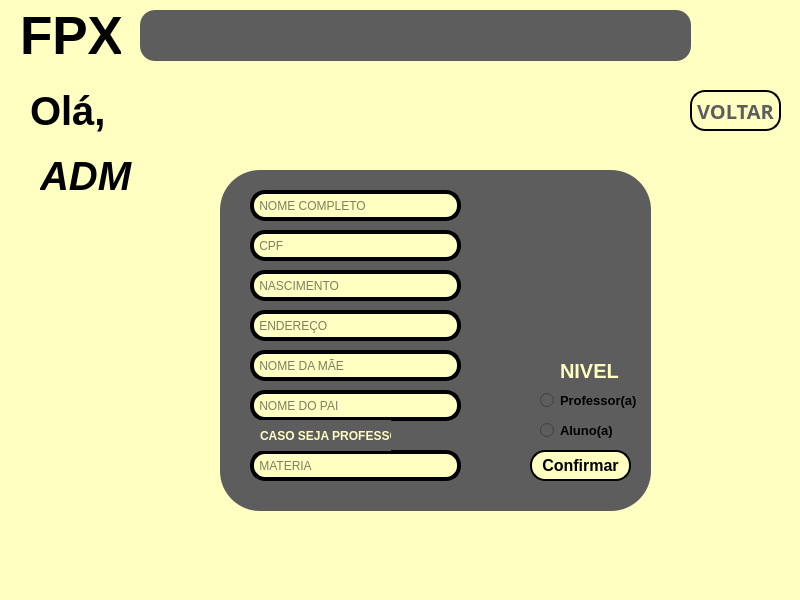
<?xml version="1.0" encoding="UTF-8"?>
<ui version="4.0">
 <class>MainWindow</class>
 <widget class="QMainWindow" name="MainWindow">
  <property name="geometry">
   <rect>
    <x>0</x>
    <y>0</y>
    <width>800</width>
    <height>600</height>
   </rect>
  </property>
  <property name="windowTitle">
   <string>MainWindow</string>
  </property>
  <property name="styleSheet">
   <string notr="true">background-color: rgb(254, 255, 193);</string>
  </property>
  <widget class="QWidget" name="centralwidget">
   <widget class="QPushButton" name="pushButton">
    <property name="geometry">
     <rect>
      <x>690</x>
      <y>90</y>
      <width>91</width>
      <height>41</height>
     </rect>
    </property>
    <property name="font">
     <font>
      <family>Yu Gothic</family>
      <pointsize>15</pointsize>
      <weight>75</weight>
      <italic>false</italic>
      <bold>true</bold>
     </font>
    </property>
    <property name="styleSheet">
     <string notr="true">color: rgb(93, 93, 93);
border-style: outset;
border-width: 2px;
border-radius: 15px;
border-color: black;
</string>
    </property>
    <property name="text">
     <string>VOLTAR</string>
    </property>
   </widget>
   <widget class="QLabel" name="label">
    <property name="geometry">
     <rect>
      <x>20</x>
      <y>10</y>
      <width>101</width>
      <height>51</height>
     </rect>
    </property>
    <property name="font">
     <font>
      <pointsize>40</pointsize>
      <weight>75</weight>
      <bold>true</bold>
     </font>
    </property>
    <property name="text">
     <string>FPX</string>
    </property>
   </widget>
   <widget class="QLabel" name="label_2">
    <property name="geometry">
     <rect>
      <x>30</x>
      <y>80</y>
      <width>131</width>
      <height>61</height>
     </rect>
    </property>
    <property name="font">
     <font>
      <pointsize>30</pointsize>
      <weight>75</weight>
      <bold>true</bold>
     </font>
    </property>
    <property name="text">
     <string>Olá, </string>
    </property>
   </widget>
   <widget class="QLabel" name="label_4">
    <property name="geometry">
     <rect>
      <x>710</x>
      <y>0</y>
      <width>71</width>
      <height>71</height>
     </rect>
    </property>
    <property name="text">
     <string/>
    </property>
    <property name="pixmap">
     <pixmap>D:/downloads/profile-user (2).png</pixmap>
    </property>
   </widget>
   <widget class="QLabel" name="label_3">
    <property name="geometry">
     <rect>
      <x>40</x>
      <y>150</y>
      <width>131</width>
      <height>51</height>
     </rect>
    </property>
    <property name="font">
     <font>
      <pointsize>30</pointsize>
      <weight>75</weight>
      <italic>true</italic>
      <bold>true</bold>
     </font>
    </property>
    <property name="text">
     <string>ADM</string>
    </property>
   </widget>
   <widget class="QFrame" name="frame_2">
    <property name="geometry">
     <rect>
      <x>220</x>
      <y>170</y>
      <width>431</width>
      <height>341</height>
     </rect>
    </property>
    <property name="styleSheet">
     <string notr="true">background-color: rgb(93, 93, 93);
border-radius: 40px;
border-style: outset;
border- width: 4px;</string>
    </property>
    <property name="frameShape">
     <enum>QFrame::StyledPanel</enum>
    </property>
    <property name="frameShadow">
     <enum>QFrame::Raised</enum>
    </property>
    <widget class="QLineEdit" name="lineEdit">
     <property name="geometry">
      <rect>
       <x>30</x>
       <y>20</y>
       <width>211</width>
       <height>31</height>
      </rect>
     </property>
     <property name="styleSheet">
      <string notr="true">background-color: rgb(254, 255, 193);
border-radius: 15px;
border-style: outset;
border-width: 4px;</string>
     </property>
     <property name="placeholderText">
      <string> NOME COMPLETO</string>
     </property>
    </widget>
    <widget class="QLineEdit" name="lineEdit_2">
     <property name="geometry">
      <rect>
       <x>30</x>
       <y>60</y>
       <width>211</width>
       <height>31</height>
      </rect>
     </property>
     <property name="styleSheet">
      <string notr="true">background-color: rgb(254, 255, 193);
border-radius: 15px;
border-style: outset;
border-width: 4px;</string>
     </property>
     <property name="placeholderText">
      <string> CPF</string>
     </property>
    </widget>
    <widget class="QLineEdit" name="lineEdit_3">
     <property name="geometry">
      <rect>
       <x>30</x>
       <y>100</y>
       <width>211</width>
       <height>31</height>
      </rect>
     </property>
     <property name="styleSheet">
      <string notr="true">background-color: rgb(254, 255, 193);
border-radius: 15px;
border-style: outset;
border-width: 4px;</string>
     </property>
     <property name="placeholderText">
      <string> NASCIMENTO</string>
     </property>
    </widget>
    <widget class="QRadioButton" name="radioButton">
     <property name="geometry">
      <rect>
       <x>320</x>
       <y>220</y>
       <width>101</width>
       <height>20</height>
      </rect>
     </property>
     <property name="font">
      <font>
       <pointsize>10</pointsize>
       <weight>75</weight>
       <bold>true</bold>
      </font>
     </property>
     <property name="text">
      <string>Professor(a)</string>
     </property>
    </widget>
    <widget class="QRadioButton" name="radioButton_2">
     <property name="geometry">
      <rect>
       <x>320</x>
       <y>250</y>
       <width>101</width>
       <height>20</height>
      </rect>
     </property>
     <property name="font">
      <font>
       <pointsize>10</pointsize>
       <weight>75</weight>
       <bold>true</bold>
      </font>
     </property>
     <property name="text">
      <string>Aluno(a)</string>
     </property>
    </widget>
    <widget class="QPushButton" name="pushButton_2">
     <property name="geometry">
      <rect>
       <x>310</x>
       <y>280</y>
       <width>101</width>
       <height>31</height>
      </rect>
     </property>
     <property name="font">
      <font>
       <pointsize>12</pointsize>
       <weight>75</weight>
       <bold>true</bold>
      </font>
     </property>
     <property name="styleSheet">
      <string notr="true">background-color: rgb(254, 255, 193);
border-style: outset;
border-width: 2px;
border-radius: 15px;
border-color: black;
</string>
     </property>
     <property name="text">
      <string>Confirmar</string>
     </property>
    </widget>
    <widget class="QLineEdit" name="lineEdit_4">
     <property name="geometry">
      <rect>
       <x>30</x>
       <y>140</y>
       <width>211</width>
       <height>31</height>
      </rect>
     </property>
     <property name="styleSheet">
      <string notr="true">background-color: rgb(254, 255, 193);
border-radius: 15px;
border-style: outset;
border-width: 4px;</string>
     </property>
     <property name="placeholderText">
      <string> ENDEREÇO</string>
     </property>
    </widget>
    <widget class="QLineEdit" name="lineEdit_5">
     <property name="geometry">
      <rect>
       <x>30</x>
       <y>180</y>
       <width>211</width>
       <height>31</height>
      </rect>
     </property>
     <property name="styleSheet">
      <string notr="true">background-color: rgb(254, 255, 193);
border-radius: 15px;
border-style: outset;
border-width: 4px;</string>
     </property>
     <property name="placeholderText">
      <string> NOME DA MÃE</string>
     </property>
    </widget>
    <widget class="QLineEdit" name="lineEdit_6">
     <property name="geometry">
      <rect>
       <x>30</x>
       <y>220</y>
       <width>211</width>
       <height>31</height>
      </rect>
     </property>
     <property name="styleSheet">
      <string notr="true">background-color: rgb(254, 255, 193);
border-radius: 15px;
border-style: outset;
border-width: 4px;</string>
     </property>
     <property name="placeholderText">
      <string> NOME DO PAI</string>
     </property>
    </widget>
    <widget class="QLabel" name="label_5">
     <property name="geometry">
      <rect>
       <x>340</x>
       <y>190</y>
       <width>101</width>
       <height>21</height>
      </rect>
     </property>
     <property name="font">
      <font>
       <pointsize>15</pointsize>
       <weight>75</weight>
       <bold>true</bold>
      </font>
     </property>
     <property name="mouseTracking">
      <bool>true</bool>
     </property>
     <property name="styleSheet">
      <string notr="true">color: rgb(254, 255, 193);</string>
     </property>
     <property name="text">
      <string>NIVEL</string>
     </property>
    </widget>
    <widget class="QLabel" name="label_6">
     <property name="geometry">
      <rect>
       <x>36</x>
       <y>280</y>
       <width>201</width>
       <height>20</height>
      </rect>
     </property>
     <property name="styleSheet">
      <string notr="true">color: white;</string>
     </property>
     <property name="text">
      <string/>
     </property>
     <property name="alignment">
      <set>Qt::AlignCenter</set>
     </property>
    </widget>
    <widget class="QLineEdit" name="lineEdit_7">
     <property name="geometry">
      <rect>
       <x>30</x>
       <y>280</y>
       <width>211</width>
       <height>31</height>
      </rect>
     </property>
     <property name="styleSheet">
      <string notr="true">background-color: rgb(254, 255, 193);
border-radius: 15px;
border-style: outset;
border-width: 4px;</string>
     </property>
     <property name="placeholderText">
      <string> MATERIA</string>
     </property>
    </widget>
    <widget class="QLabel" name="label_7">
     <property name="geometry">
      <rect>
       <x>40</x>
       <y>250</y>
       <width>131</width>
       <height>31</height>
      </rect>
     </property>
     <property name="font">
      <font>
       <weight>75</weight>
       <bold>true</bold>
      </font>
     </property>
     <property name="styleSheet">
      <string notr="true">Color: rgb(254, 255, 193);</string>
     </property>
     <property name="text">
      <string>CASO SEJA PROFESSOR</string>
     </property>
    </widget>
   </widget>
   <widget class="QFrame" name="frame">
    <property name="geometry">
     <rect>
      <x>140</x>
      <y>10</y>
      <width>551</width>
      <height>51</height>
     </rect>
    </property>
    <property name="styleSheet">
     <string notr="true">background-color: rgb(93, 93, 93);
border-radius: 15px;
border-style: outset;
border- width: 2px;</string>
    </property>
    <property name="frameShape">
     <enum>QFrame::StyledPanel</enum>
    </property>
    <property name="frameShadow">
     <enum>QFrame::Raised</enum>
    </property>
   </widget>
  </widget>
  <widget class="QMenuBar" name="menubar">
   <property name="geometry">
    <rect>
     <x>0</x>
     <y>0</y>
     <width>800</width>
     <height>21</height>
    </rect>
   </property>
  </widget>
  <widget class="QStatusBar" name="statusbar"/>
 </widget>
 <resources/>
 <connections/>
</ui>
